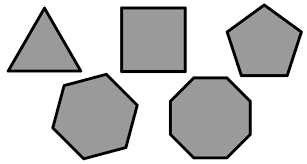
#> input picture testPics/polygons.png, 307 x 164 px, found by its file name
$ python findEdges.py   (older library calls are emulated)
#> lines starting #> are read from the running program, lines starting #| are printed output that depends on the picture; after the words box and inside, x2 and y2 are one past the last pixel; in counts of white or black regions, pixels touching at a corner belong together
import cv2 as cv
import numpy as np

#program that finds edges of an image and the a rectangle that encases it

impath = "testPics\\polygons.png"

img = cv.imread(impath, 1)
#> img is the input picture: shape (164, 307, 3); min 0, max 255, mean 199.9
imgrey = cv.cvtColor(img,cv.COLOR_BGR2GRAY)

_, binimg = cv.threshold(imgrey,0,128,0) #returns a tuple, first variable there to avoid error
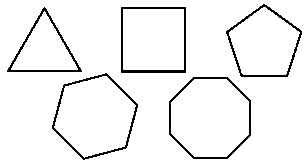
#> binimg: shape (164, 307); values 0 (black) and 128 (white), 94.7% white; black in thin lines or dots

_, contours, _ = cv.findContours(binimg,cv.RETR_TREE,cv.CHAIN_APPROX_SIMPLE) # returns tuple of 3
#> contours = 11 contours; largest, box (x1, y1, x2, y2) and area: (0, 0, 307, 164) 49878, (168, 76, 252, 160) 5688, (51, 72, 139, 161) 5366, (171, 79, 249, 157) 4916, (54, 76, 136, 158) 4572

img = cv.drawContours(img, contours, -1, (0,255,0),1)
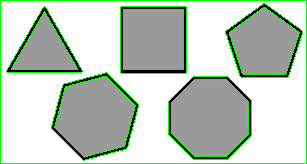
#> img: shape (164, 307, 3); 6.26% of pixels changed, all inside (x1, y1, x2, y2) = (0, 0, 307, 164)

#fit rects around imgage
for i in contours:
    x,y,w,h = cv.boundingRect(i)
    img = cv.rectangle(img,(x,y),(x+w,y+h),(255,0,0),1)
#> this loop made 11 passes
#> (x, y, w, h) on passes 2, 3, 4, 5, 6, 8, 9, 10, 11: (168, 76, 84, 84), (171, 79, 78, 78), (51, 72, 88, 89), (54, 76, 82, 82), (120, 6, 67, 68), (6, 6, 77, 67), (11, 11, 67, 59), (225, 3, 78, 75), (229, 7, 71, 68)
#> (i, x, y, w, h) on passes 1, 7: ([[0, 0], [0, 163], [306, 163], [306, 0]], 0, 0, 307, 164), ([[123, 9], [123, 69], [183, 69], [183, 9]], 123, 9, 61, 61)
#> pass 1, `img = cv.rectangle(img,(x,y),(x+w,y+h),(255,0,0),1)`:
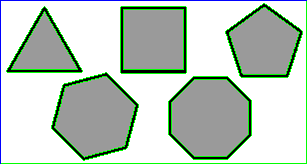
#> img: shape (164, 307, 3); 0.93% of pixels changed, all inside (x1, y1, x2, y2) = (0, 0, 307, 164)
#> pass 2, `img = cv.rectangle(img,(x,y),(x+w,y+h),(255,0,0),1)`:
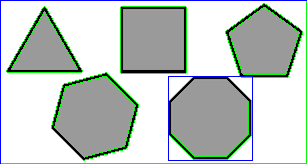
#> img: shape (164, 307, 3); 0.67% of pixels changed, all inside (x1, y1, x2, y2) = (168, 76, 253, 161)
#> pass 3, `img = cv.rectangle(img,(x,y),(x+w,y+h),(255,0,0),1)`:
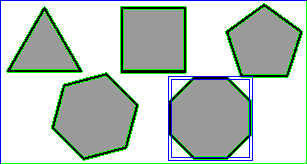
#> img: shape (164, 307, 3); 0.62% of pixels changed, all inside (x1, y1, x2, y2) = (171, 79, 250, 158)
#> after the loop:
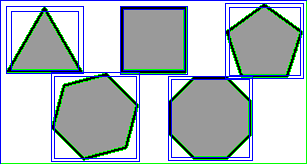
#> img: shape (164, 307, 3); 4.6% of pixels changed, all inside (x1, y1, x2, y2) = (6, 3, 304, 162)

cv.imshow("china", img)
cv.waitKey()
